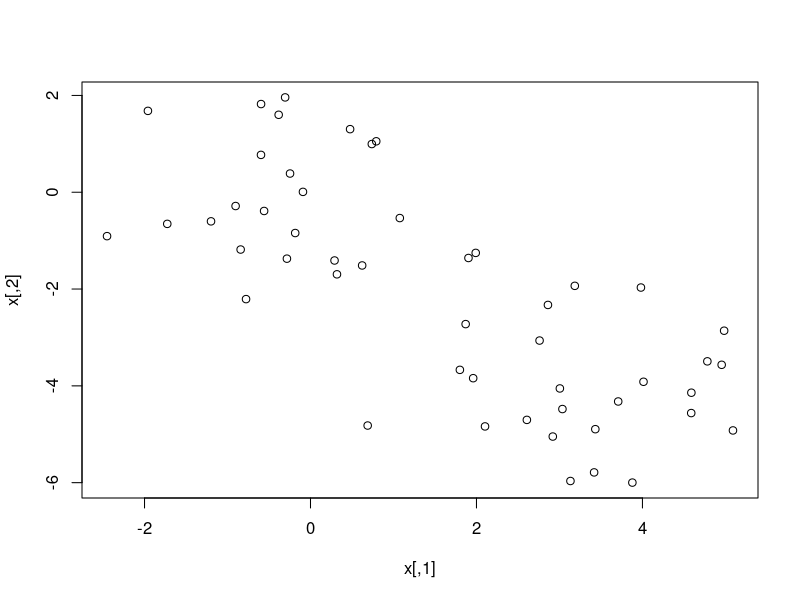
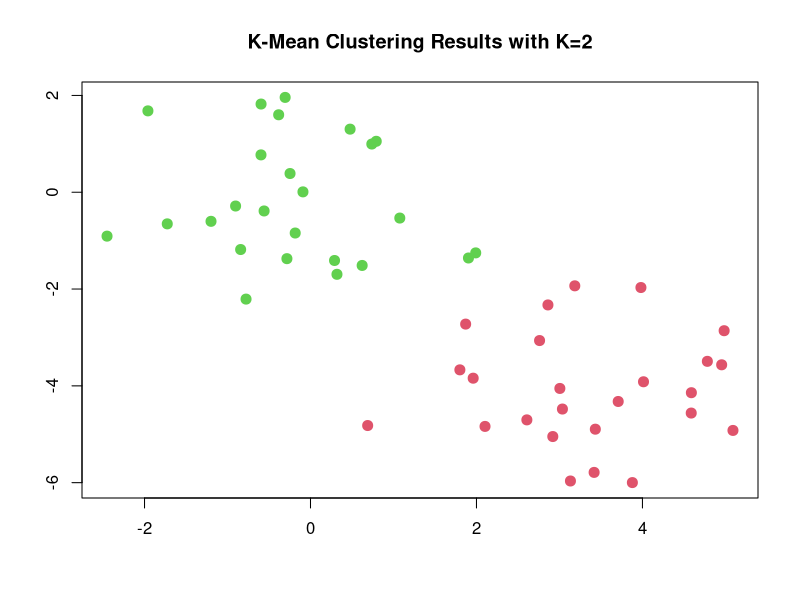
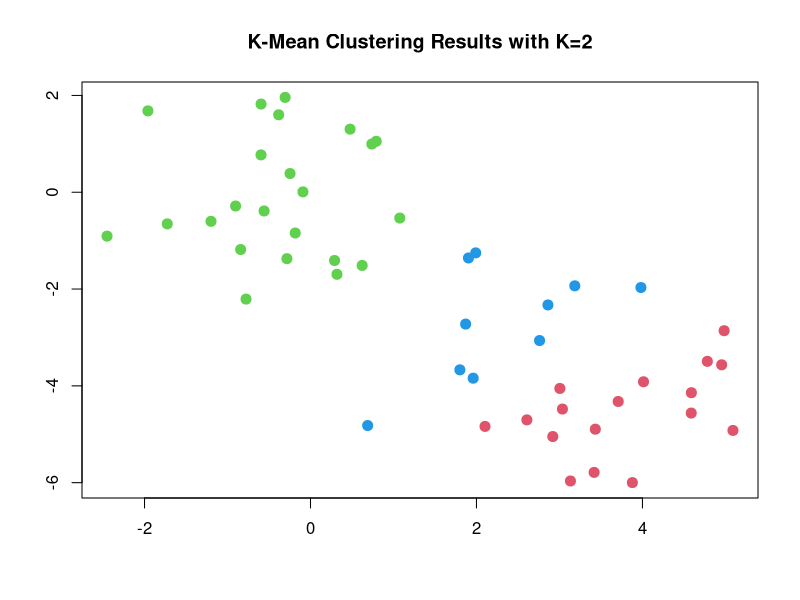
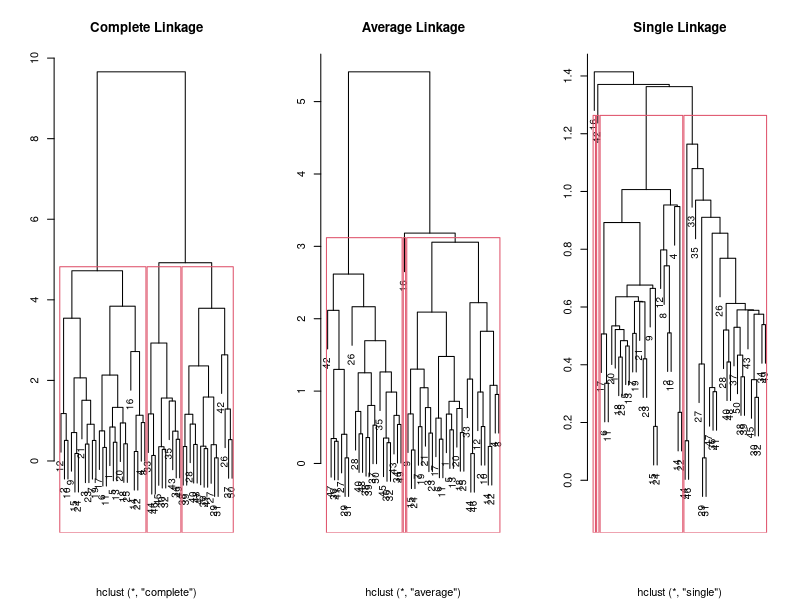

These figures' R source, in order:
set.seed(2)
x <- matrix(rnorm(50*2), ncol=2)
x[1:25,1] <- x[1:25,1] + 3
x[1:25,2] <- x[1:25,2] - 4
plot(x)

km <- kmeans(x, 2, nstart=20)
km$cluster
plot( x, col=(km$cluster+1)
    , main="K-Mean Clustering Results with K=2", xlab="", ylab="", pch=20, cex=2)

set.seed(4)
km <- kmeans(x, 3, nstart=1000000)
km
plot( x, col=(km$cluster+1)
    , main="K-Mean Clustering Results with K=2", xlab="", ylab="", pch=20, cex=2)

hac.complete <- hclust(dist(x), method="complete")
hac.average=hclust(dist(x),method="average")
hac.single=hclust(dist(x),method="single")
par(mfrow=c(1,3))
plot(hac.complete,main="Complete Linkage",xlab="",ylab="",cex=0.9)
rect.hclust(hac.complete, 3)
plot(hac.average,main="Average Linkage",xlab="",ylab="",cex=0.9)
rect.hclust(hac.average, 3)
plot(hac.single,main="Single Linkage",xlab="",ylab="",cex=0.9)
rect.hclust(hac.single, 4)

cutree(hac.complete, 2)
cutree(hac.average,  2)
cutree(hac.single,   2)

# correlation
set.seed(4)
nx <- matrix(rnorm(4*3), ncol=3)
nd <- as.dist(1 - cor(t(nx)))
